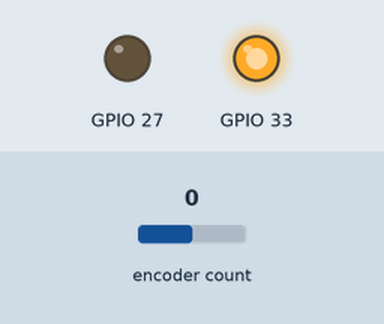
Recording of a program running on a simulated ESP32. Shown: output pins drawn as LEDs (lit = HIGH). The test bench sets the inputs (shaded band); at power-on: encoder count 0. What the program prints to the serial monitor is not drawn.

Above: at 1.2 s.
1.3 s: encoder count set to 1
At 1.83 s:
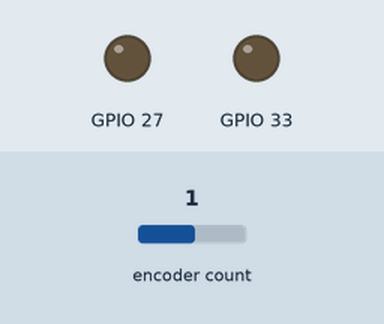
Timing chart, 0 to 2.1 s (numbered marks = the images above; inputs shaded):
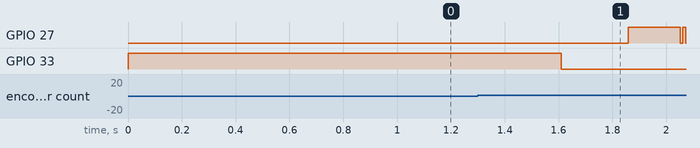

The program:

main.cpp
```cpp
#include <Arduino.h>
#include <7seg.h>
#include <Encoder.h>
#include <pthread.h>

static const int ON_DURATION_MS = 30000;
static const int OFF_DURATION_MS = 30000;

Encoder encoder(34, 35);

volatile long position  = -999;

void *displayDigits(void * _)
{
  while (1) {
    int positionCopy = position;
    display_digit(A, (positionCopy / 1000));
    display_digit(B, (positionCopy % 1000) / 100);
    display_digit(C, (positionCopy % 100) / 10);
    display_digit(D, (positionCopy % 10));
  }
}

void setup() {
  Serial.begin(115200);

  pinMode(PIN1, INPUT);
  pinMode(PIN2, INPUT);
  pinMode(PIN3, INPUT);
  pinMode(PIN4, INPUT);
  pinMode(PIN5, INPUT);
  pinMode(PIN6, INPUT);
  pinMode(PIN7, INPUT);

  pthread_t displayThread;
  int threadCreate = pthread_create(&displayThread, NULL, displayDigits, NULL);

  Serial.print("Thread create result: ");
  Serial.println(threadCreate);
}

void loop() {
  long newPosition = encoder.read();

  if (position != newPosition) {
    position = newPosition;
  }

  delay(10); // Long Running Code
}
```

Measured:
- after the input at 1.3 s, GPIO 27: LOW → HIGH after 0.56 s, → LOW 0.19 s later, → HIGH 0.01 s later, → LOW 0.01 s later; GPIO 33: HIGH → LOW after 0.31 s
